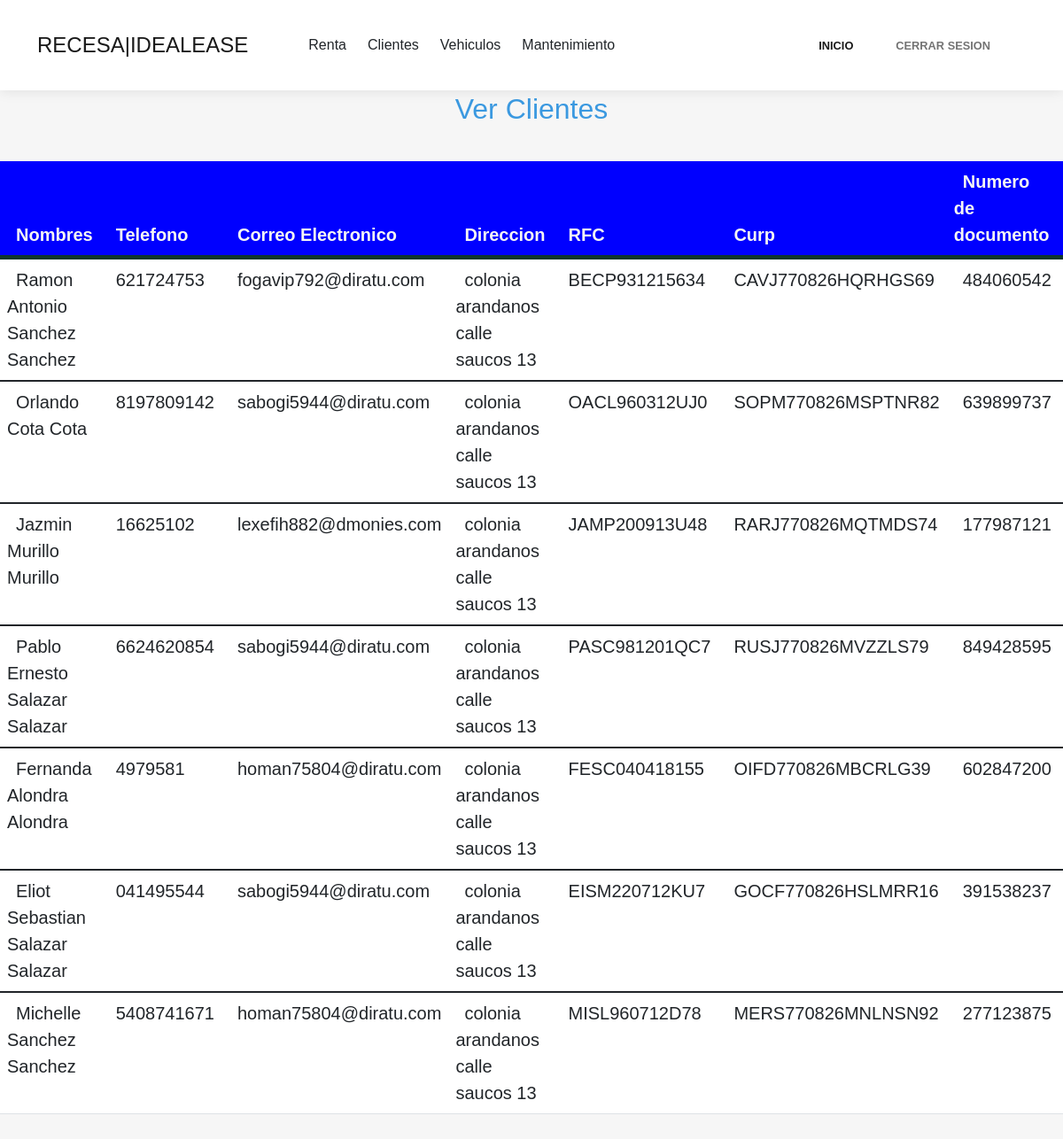
Screenshot of /Clientes/consultaClientes/index.php (signed in) with the database file from the repository.
### tables this page shows
CREATE TABLE Clientes  (
  id_cliente int NOT NULL auto_increment,
  nombre varchar(50) NULL,
  appaterno varchar(50) NULL,
  apmaterno varchar(50) NULL,
  telefono varchar(20) NULL,
  email varchar(255) NULL,
  direccion varchar(250) NULL,
  rfc varchar(30) NULL,
  curp varchar(30) NULL,
  num_doc varchar(30) NULL,
  ocr varchar(30) NULL,
  PRIMARY KEY (id_cliente)
);

### Clientes/consultaClientes/index.php (the view, shortened to what this page needs)
<?php
include("../../db.php");
?>
<!DOCTYPE html>
<html style="background: rgba(255,255,255,0);">
<head>
    <link rel="stylesheet" href="assets/bootstrap/css/bootstrap.min.css">
    <link rel="stylesheet" href="assets/fonts/simple-line-icons.min.css">
    <link rel="stylesheet" href="assets/css/Articles-Badges.css">
    <link rel="stylesheet" href="assets/css/Features-Centered-Icons.css">
    <link rel="stylesheet" href="https://cdnjs.cloudflare.com/ajax/libs/baguettebox.js/1.10.0/baguetteBox.min.css">
    <link rel="stylesheet" href="assets/css/vanilla-zoom.min.css">
</head>
<body>
    <nav class="navbar navbar-light navbar-expand-lg fixed-top bg-white clean-navbar">
        <div class="container"><a class="navbar-brand logo" href="../../Menu/index.php">RECESA|IDEALEASE</a>
            <div class="collapse navbar-collapse" id="navcol-1">
                <div id="header">
                    <nav>
                        <ul class="nav">
                            <li><a >Renta</a>
                            </li>
                            <li><a >Clientes</a>
                            </li>
                            <li><a >Vehiculos</a>
                            </li>
                            <li><a>Mantenimiento</a>
                            </li>
                        </ul>
                    </nav>
                </div>
                <ul class="navbar-nav ms-auto">
                    <li class="nav-item"><a class="nav-link active" href="../../Menu/index.php">INICIO</a></li>
                    <li class="nav-item"><a class="nav-link" href="../../logout.php">CERRAR SESION</a></li>
                </ul>
            </div>
        </div>
    </nav>
    <section class="clean-block clean-form dark">
        <section class="clean-block clean-form dark" style="background: rgba(246,246,246,0);">
            <div class="container">
                <div class="block-heading">
                    <h2 class="text-info">Ver Clientes</h2>
                </div>
            </div>
            <div class="table-responsive">
                <table class="table">
                    <thead>
                        <tr>
                            <th style="background: rgb(0, 0, 255);color: whitesmoke; margin: auto;">Nombres</th>
                            <th style="background: rgb(0, 0, 255);color: whitesmoke; margin: auto;">Telefono</th>
                            <th style="background: rgb(0, 0, 255);color: whitesmoke; margin: auto;">Correo Electronico</th>
                            <th style="background: rgb(0, 0, 255);color: whitesmoke; margin: auto;">Direccion</th>
                            <th style="background: rgb(0, 0, 255);color: whitesmoke; margin: auto;">RFC</th>
                            <th style="background: rgb(0, 0, 255);color: whitesmoke; margin: auto;">Curp</th>
                            <th style="background: rgb(0, 0, 255);color: whitesmoke; margin: auto;">Numero de documento</th>
                            <th style="background: rgb(0, 0, 255);color: whitesmoke; margin: auto;">OCR</th>
                        </tr>
                    </thead>
                    <?php
                            $consulta = "SELECT clientes.id_cliente as 'IID',
                            clientes.nombre as 'NAME1', clientes.appaterno as 'NAME2', clientes.appaterno as 'NAME3',
                            clientes.telefono as 'TEL', clientes.email as 'MAIL', clientes.direccion as 'ADDR',
                            clientes.rfc as 'RFC', clientes.curp as 'CURP', clientes.num_doc as 'NDOC', clientes.ocr as 'OCR'
                            FROM clientes ORDER BY clientes.id_cliente ASC";
                            $resultado = mysqli_query($conex,$consulta);
                        while($mostrar = mysqli_fetch_array($resultado)){
                    ?>
                        <tbody>
                            <tr dtyle="opacity: 1.0">
                                <td style=""><?php echo $mostrar['NAME1'] ?> <?php echo $mostrar['NAME2'] ?> <?php echo $mostrar['NAME3'] ?></td>
                                <td style=""><?php echo $mostrar['TEL'] ?></td>
                                <td style=""><?php echo $mostrar['MAIL'] ?></td>
                                <td style=""><?php echo $mostrar['ADDR'] ?></td>
                                <td style=""><?php echo $mostrar['RFC'] ?></td>
                                <td style=""><?php echo $mostrar['CURP'] ?></td>
                                <td style=""><?php echo $mostrar['NDOC'] ?></td>
                                <td style=""><?php echo $mostrar['OCR'] ?></td>
                            </tr>
                        </tbody>
                    <?php
                        }
                    ?>
                </table>
            </div>
        </section>
    </section>
</body>
</html>

### Clientes/consultaClientes/index.php (style rules this page uses)
* { margin:0px; padding:0px; }
#header { margin:auto; width:500px; font-family:Arial, Helvetica, sans-serif; }
ul, ol { list-style:none; }
.nav { width:500px; margin:0 auto; }
.nav > li { float:left; }
.nav li a { background-color: #ffffff ; color: #000000 ; text-decoration:none; padding:20px 12px; display:block;p }
body { background-color: #ffffff; font-family: Arial; }
table { background-color: white; text-align: left; border-collapse: collapse; width: 100%; }
th, td { padding: 20px; text-indent: 10px; font-size: 20px; }
thead { background-color: #246355; border-bottom: solid 5px #0F362D; color: white; }

### rows the page displays
clientes: nombre "Ramon Antonio", appaterno "Sanchez", telefono "621724753", email "fogavip792@diratu.com", direccion "colonia arandanos calle saucos 13", rfc "BECP931215634", curp "CAVJ770826HQRHGS69", num_doc "484060542"
clientes: nombre "Orlando", appaterno "Cota", telefono "8197809142", email "sabogi5944@diratu.com", direccion "colonia arandanos calle saucos 13", rfc "OACL960312UJ0", curp "SOPM770826MSPTNR82", num_doc "639899737"
clientes: nombre "Jazmin", appaterno "Murillo", telefono "16625102", email "lexefih882@dmonies.com", direccion "colonia arandanos calle saucos 13", rfc "JAMP200913U48", curp "RARJ770826MQTMDS74", num_doc "177987121"
clientes: nombre "Pablo Ernesto", appaterno "Salazar", telefono "6624620854", email "sabogi5944@diratu.com", direccion "colonia arandanos calle saucos 13", rfc "PASC981201QC7", curp "RUSJ770826MVZZLS79", num_doc "849428595"
clientes: nombre "Fernanda", appaterno "Alondra", telefono "4979581", email "homan75804@diratu.com", direccion "colonia arandanos calle saucos 13", rfc "FESC040418155", curp "OIFD770826MBCRLG39", num_doc "602847200"
clientes: nombre "Eliot Sebastian", appaterno "Salazar", telefono "041495544", email "sabogi5944@diratu.com", direccion "colonia arandanos calle saucos 13", rfc "EISM220712KU7", curp "GOCF770826HSLMRR16", num_doc "391538237"
clientes: nombre "Michelle", appaterno "Sanchez", telefono "5408741671", email "homan75804@diratu.com", direccion "colonia arandanos calle saucos 13", rfc "MISL960712D78", curp "MERS770826MNLNSN92", num_doc "277123875"
